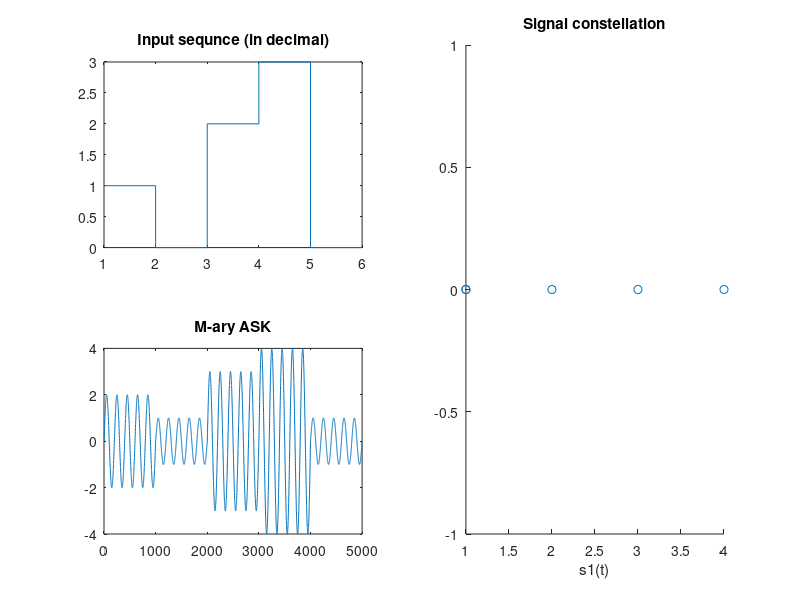

This figure's MATLAB source:
clearvars;
% message
x = [0 1 0 0 1 0 1 1 0];

M = 4; % modulation order
fc = 5; % carrier freq
fs = 1000; % sampling freq
t = linspace(0, 1, fs);
s1 = sin(2 * pi * fc * t); % carrier
% group each bit to form a decimal number
n = log2(M); % number of bits to group

if mod(length(x), n) ~= 0
    % if length of sequence is not multiple of n, add some zeros
    x = [x, zeros(1, n - mod(length(x), n))];
end

% length of sequence when converted to decimal
seqLength = length(x)/n;
x_decimal = zeros(1, seqLength);
for i=0:seqLength-1
    bitgroup = x((i * n + 1):(i * n + n));
    x_decimal(i+1) = bi2de(bitgroup, "left-msb");
end

% M-ary ASK
max_level = 4;
min_level = 1;
amplitudes = x_decimal / (M-1) * (max_level - min_level) + min_level;
mASK = kron(amplitudes, s1);

subplot(2, 2, 1);
stairs([x_decimal, 0]);  % one more 0 is added to fully show the array
title("Input sequnce (in decimal)");

subplot(2, 2, 3); plot(mASK);
title("M-ary ASK");

subplot(2, 2, [2, 4]);
scatter(real(amplitudes), imag(amplitudes));
title("Signal constellation"); xlabel("s1(t)")